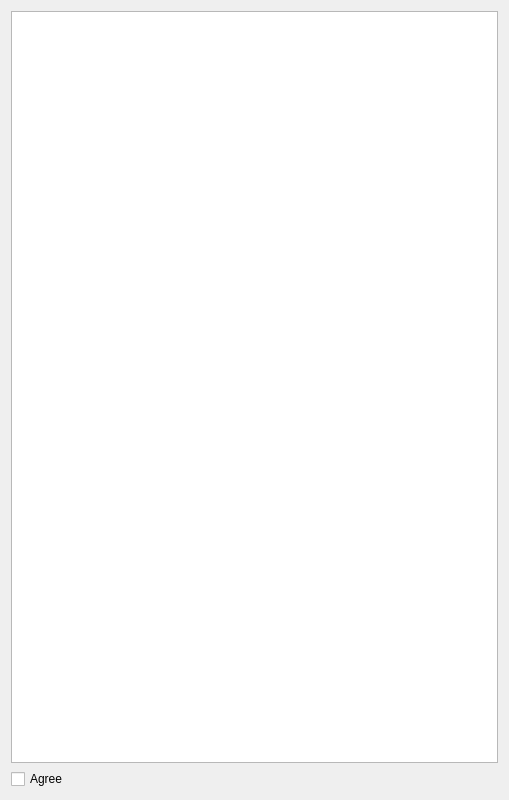
<?xml version="1.0" encoding="UTF-8"?>
<ui version="4.0">
 <class>licensePage</class>
 <widget class="QWidget" name="licensePage">
  <property name="geometry">
   <rect>
    <x>0</x>
    <y>0</y>
    <width>509</width>
    <height>800</height>
   </rect>
  </property>
  <property name="sizePolicy">
   <sizepolicy hsizetype="MinimumExpanding" vsizetype="MinimumExpanding">
    <horstretch>0</horstretch>
    <verstretch>0</verstretch>
   </sizepolicy>
  </property>
  <property name="minimumSize">
   <size>
    <width>100</width>
    <height>800</height>
   </size>
  </property>
  <property name="windowTitle">
   <string>Form</string>
  </property>
  <layout class="QVBoxLayout" name="verticalLayout">
   <item>
    <widget class="QTextEdit" name="licenseTextEdit">
     <property name="minimumSize">
      <size>
       <width>0</width>
       <height>0</height>
      </size>
     </property>
     <property name="html">
      <string>&lt;!DOCTYPE HTML PUBLIC &quot;-//W3C//DTD HTML 4.0//EN&quot; &quot;http://www.w3.org/TR/REC-html40/strict.dtd&quot;&gt;
&lt;html&gt;&lt;head&gt;&lt;meta name=&quot;qrichtext&quot; content=&quot;1&quot; /&gt;&lt;style type=&quot;text/css&quot;&gt;
p, li { white-space: pre-wrap; }
&lt;/style&gt;&lt;/head&gt;&lt;body style=&quot; font-family:'Sans Serif'; font-size:9pt; font-weight:400; font-style:normal;&quot;&gt;
&lt;p style=&quot;-qt-paragraph-type:empty; margin-top:0px; margin-bottom:0px; margin-left:0px; margin-right:0px; -qt-block-indent:0; text-indent:0px;&quot;&gt;&lt;br /&gt;&lt;/p&gt;&lt;/body&gt;&lt;/html&gt;</string>
     </property>
    </widget>
   </item>
   <item>
    <widget class="QCheckBox" name="agreeCheckBox">
     <property name="text">
      <string>Agree</string>
     </property>
    </widget>
   </item>
  </layout>
 </widget>
 <resources/>
 <connections/>
</ui>
